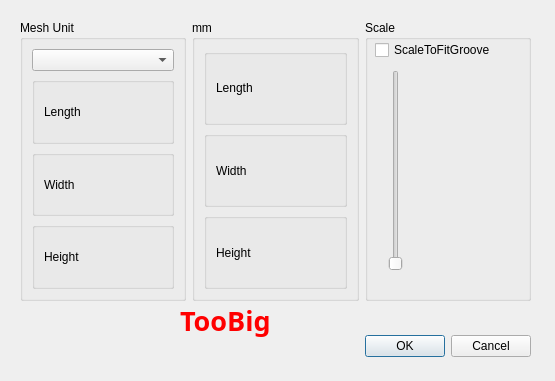
<?xml version="1.0" encoding="UTF-8"?>
<ui version="4.0">
 <class>MeshCheck</class>
 <widget class="QDialog" name="MeshCheck">
  <property name="geometry">
   <rect>
    <x>0</x>
    <y>0</y>
    <width>555</width>
    <height>381</height>
   </rect>
  </property>
  <property name="sizePolicy">
   <sizepolicy hsizetype="Fixed" vsizetype="Fixed">
    <horstretch>0</horstretch>
    <verstretch>0</verstretch>
   </sizepolicy>
  </property>
  <property name="windowTitle">
   <string>Dialog</string>
  </property>
  <widget class="QDialogButtonBox" name="buttonBox">
   <property name="geometry">
    <rect>
     <x>190</x>
     <y>330</y>
     <width>341</width>
     <height>32</height>
    </rect>
   </property>
   <property name="orientation">
    <enum>Qt::Horizontal</enum>
   </property>
   <property name="standardButtons">
    <set>QDialogButtonBox::Cancel|QDialogButtonBox::Ok</set>
   </property>
  </widget>
  <widget class="QLabel" name="warningMessage">
   <property name="geometry">
    <rect>
     <x>180</x>
     <y>300</y>
     <width>121</width>
     <height>41</height>
    </rect>
   </property>
   <property name="palette">
    <palette>
     <active>
      <colorrole role="WindowText">
       <brush brushstyle="SolidPattern">
        <color alpha="255">
         <red>255</red>
         <green>0</green>
         <blue>0</blue>
        </color>
       </brush>
      </colorrole>
     </active>
     <inactive>
      <colorrole role="WindowText">
       <brush brushstyle="SolidPattern">
        <color alpha="255">
         <red>255</red>
         <green>0</green>
         <blue>0</blue>
        </color>
       </brush>
      </colorrole>
     </inactive>
     <disabled>
      <colorrole role="WindowText">
       <brush brushstyle="SolidPattern">
        <color alpha="255">
         <red>120</red>
         <green>120</green>
         <blue>120</blue>
        </color>
       </brush>
      </colorrole>
     </disabled>
    </palette>
   </property>
   <property name="font">
    <font>
     <family>Aharoni</family>
     <pointsize>20</pointsize>
     <weight>75</weight>
     <bold>true</bold>
    </font>
   </property>
   <property name="text">
    <string>TooBig</string>
   </property>
  </widget>
  <widget class="QWidget" name="horizontalLayoutWidget">
   <property name="geometry">
    <rect>
     <x>20</x>
     <y>20</y>
     <width>511</width>
     <height>281</height>
    </rect>
   </property>
   <layout class="QHBoxLayout" name="horizontalLayout_7">
    <item>
     <widget class="QGroupBox" name="groupBox">
      <property name="sizePolicy">
       <sizepolicy hsizetype="Preferred" vsizetype="Preferred">
        <horstretch>0</horstretch>
        <verstretch>0</verstretch>
       </sizepolicy>
      </property>
      <property name="title">
       <string>Mesh Unit</string>
      </property>
      <layout class="QVBoxLayout" name="verticalLayout">
       <item>
        <widget class="QComboBox" name="unitCombobox"/>
       </item>
       <item>
        <widget class="QGroupBox" name="groupBox_2">
         <property name="title">
          <string/>
         </property>
         <layout class="QHBoxLayout" name="horizontalLayout">
          <item>
           <widget class="QLabel" name="label">
            <property name="sizePolicy">
             <sizepolicy hsizetype="Preferred" vsizetype="Maximum">
              <horstretch>0</horstretch>
              <verstretch>0</verstretch>
             </sizepolicy>
            </property>
            <property name="text">
             <string>Length</string>
            </property>
           </widget>
          </item>
          <item>
           <widget class="QLabel" name="lengthL">
            <property name="text">
             <string/>
            </property>
           </widget>
          </item>
         </layout>
        </widget>
       </item>
       <item>
        <widget class="QGroupBox" name="groupBox_3">
         <property name="title">
          <string/>
         </property>
         <layout class="QHBoxLayout" name="horizontalLayout_3">
          <item>
           <widget class="QLabel" name="label_2">
            <property name="text">
             <string>Width</string>
            </property>
           </widget>
          </item>
          <item>
           <widget class="QLabel" name="widthL">
            <property name="text">
             <string/>
            </property>
           </widget>
          </item>
         </layout>
        </widget>
       </item>
       <item>
        <widget class="QGroupBox" name="groupBox_4">
         <property name="title">
          <string/>
         </property>
         <layout class="QHBoxLayout" name="horizontalLayout_4">
          <item>
           <widget class="QLabel" name="label_3">
            <property name="text">
             <string>Height</string>
            </property>
           </widget>
          </item>
          <item>
           <widget class="QLabel" name="heightL">
            <property name="text">
             <string/>
            </property>
           </widget>
          </item>
         </layout>
        </widget>
       </item>
      </layout>
     </widget>
    </item>
    <item>
     <widget class="QGroupBox" name="groupBox_5">
      <property name="sizePolicy">
       <sizepolicy hsizetype="Preferred" vsizetype="Preferred">
        <horstretch>0</horstretch>
        <verstretch>0</verstretch>
       </sizepolicy>
      </property>
      <property name="title">
       <string>mm</string>
      </property>
      <layout class="QVBoxLayout" name="verticalLayout_2">
       <item>
        <widget class="QGroupBox" name="groupBox_6">
         <property name="title">
          <string/>
         </property>
         <layout class="QHBoxLayout" name="horizontalLayout_2">
          <item>
           <widget class="QLabel" name="label_4">
            <property name="sizePolicy">
             <sizepolicy hsizetype="Preferred" vsizetype="Maximum">
              <horstretch>0</horstretch>
              <verstretch>0</verstretch>
             </sizepolicy>
            </property>
            <property name="text">
             <string>Length</string>
            </property>
           </widget>
          </item>
          <item>
           <widget class="QLabel" name="lengthL_2">
            <property name="text">
             <string/>
            </property>
           </widget>
          </item>
         </layout>
        </widget>
       </item>
       <item>
        <widget class="QGroupBox" name="groupBox_7">
         <property name="title">
          <string/>
         </property>
         <layout class="QHBoxLayout" name="horizontalLayout_5">
          <item>
           <widget class="QLabel" name="label_5">
            <property name="text">
             <string>Width</string>
            </property>
           </widget>
          </item>
          <item>
           <widget class="QLabel" name="widthL_2">
            <property name="text">
             <string/>
            </property>
           </widget>
          </item>
         </layout>
        </widget>
       </item>
       <item>
        <widget class="QGroupBox" name="groupBox_8">
         <property name="title">
          <string/>
         </property>
         <layout class="QHBoxLayout" name="horizontalLayout_6">
          <item>
           <widget class="QLabel" name="label_6">
            <property name="text">
             <string>Height</string>
            </property>
           </widget>
          </item>
          <item>
           <widget class="QLabel" name="heightL_2">
            <property name="text">
             <string/>
            </property>
           </widget>
          </item>
         </layout>
        </widget>
       </item>
      </layout>
     </widget>
    </item>
    <item>
     <widget class="QGroupBox" name="groupBox_9">
      <property name="title">
       <string>Scale</string>
      </property>
      <widget class="QSlider" name="scaleSlider">
       <property name="geometry">
        <rect>
         <x>20</x>
         <y>50</y>
         <width>22</width>
         <height>201</height>
        </rect>
       </property>
       <property name="orientation">
        <enum>Qt::Vertical</enum>
       </property>
      </widget>
      <widget class="QCheckBox" name="AutoScale">
       <property name="geometry">
        <rect>
         <x>10</x>
         <y>20</y>
         <width>171</width>
         <height>20</height>
        </rect>
       </property>
       <property name="toolTip">
        <string>&lt;html&gt;&lt;head/&gt;&lt;body&gt;&lt;p&gt;Max Scale to Fit Groove&lt;/p&gt;&lt;/body&gt;&lt;/html&gt;</string>
       </property>
       <property name="text">
        <string>ScaleToFitGroove</string>
       </property>
      </widget>
      <widget class="QLabel" name="scaleLabel">
       <property name="geometry">
        <rect>
         <x>50</x>
         <y>100</y>
         <width>58</width>
         <height>15</height>
        </rect>
       </property>
       <property name="text">
        <string/>
       </property>
      </widget>
     </widget>
    </item>
   </layout>
  </widget>
 </widget>
 <resources/>
 <connections>
  <connection>
   <sender>buttonBox</sender>
   <signal>accepted()</signal>
   <receiver>MeshCheck</receiver>
   <slot>accept()</slot>
   <hints>
    <hint type="sourcelabel">
     <x>270</x>
     <y>320</y>
    </hint>
    <hint type="destinationlabel">
     <x>157</x>
     <y>274</y>
    </hint>
   </hints>
  </connection>
  <connection>
   <sender>buttonBox</sender>
   <signal>rejected()</signal>
   <receiver>MeshCheck</receiver>
   <slot>reject()</slot>
   <hints>
    <hint type="sourcelabel">
     <x>316</x>
     <y>320</y>
    </hint>
    <hint type="destinationlabel">
     <x>286</x>
     <y>274</y>
    </hint>
   </hints>
  </connection>
  <connection>
   <sender>AutoScale</sender>
   <signal>toggled(bool)</signal>
   <receiver>scaleSlider</receiver>
   <slot>setEnabled(bool)</slot>
   <hints>
    <hint type="sourcelabel">
     <x>635</x>
     <y>32</y>
    </hint>
    <hint type="destinationlabel">
     <x>501</x>
     <y>134</y>
    </hint>
   </hints>
  </connection>
  <connection>
   <sender>AutoScale</sender>
   <signal>toggled(bool)</signal>
   <receiver>scaleLabel</receiver>
   <slot>setEnabled(bool)</slot>
   <hints>
    <hint type="sourcelabel">
     <x>613</x>
     <y>27</y>
    </hint>
    <hint type="destinationlabel">
     <x>593</x>
     <y>162</y>
    </hint>
   </hints>
  </connection>
 </connections>
</ui>
